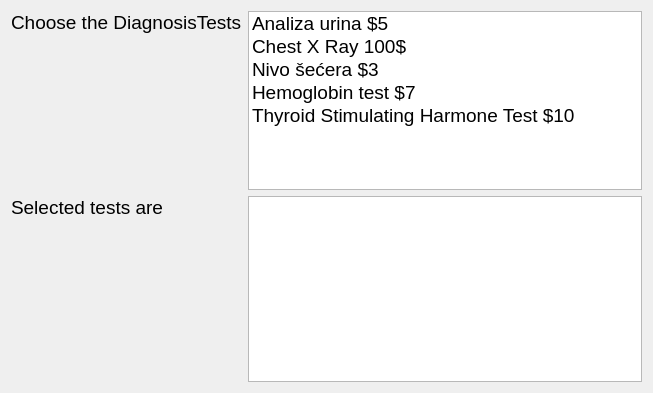
<?xml version="1.0" encoding="UTF-8"?>
<ui version="4.0">
 <class>Dialog</class>
 <widget class="QDialog" name="Dialog">
  <property name="geometry">
   <rect>
    <x>0</x>
    <y>0</y>
    <width>653</width>
    <height>393</height>
   </rect>
  </property>
  <property name="windowTitle">
   <string>List Widget2</string>
  </property>
  <layout class="QGridLayout" name="gridLayout">
   <item row="0" column="0">
    <widget class="QLabel" name="label">
     <property name="font">
      <font>
       <family>Microsoft Sans Serif</family>
       <pointsize>14</pointsize>
      </font>
     </property>
     <property name="text">
      <string>Choose the DiagnosisTests</string>
     </property>
     <property name="alignment">
      <set>Qt::AlignLeading|Qt::AlignLeft|Qt::AlignTop</set>
     </property>
    </widget>
   </item>
   <item row="0" column="1" rowspan="2">
    <widget class="QListWidget" name="listWidgetDiagnosis">
     <property name="font">
      <font>
       <family>MS Sans Serif</family>
       <pointsize>14</pointsize>
      </font>
     </property>
     <property name="selectionMode">
      <enum>QAbstractItemView::MultiSelection</enum>
     </property>
     <item>
      <property name="text">
       <string>Analiza urina $5</string>
      </property>
     </item>
     <item>
      <property name="text">
       <string>Chest X Ray 100$</string>
      </property>
     </item>
     <item>
      <property name="text">
       <string>Nivo šećera $3</string>
      </property>
     </item>
     <item>
      <property name="text">
       <string>Hemoglobin test $7</string>
      </property>
     </item>
     <item>
      <property name="text">
       <string>Thyroid Stimulating Harmone Test $10</string>
      </property>
     </item>
    </widget>
   </item>
   <item row="2" column="1">
    <widget class="QListWidget" name="listWidgetSelectedTests"/>
   </item>
   <item row="2" column="0">
    <widget class="QLabel" name="label_2">
     <property name="font">
      <font>
       <family>Microsoft Sans Serif</family>
       <pointsize>14</pointsize>
      </font>
     </property>
     <property name="text">
      <string>Selected tests are</string>
     </property>
     <property name="alignment">
      <set>Qt::AlignLeading|Qt::AlignLeft|Qt::AlignTop</set>
     </property>
    </widget>
   </item>
  </layout>
 </widget>
 <resources/>
 <connections/>
</ui>
